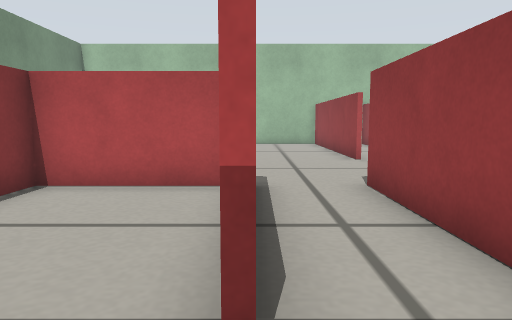
[1] (above)

20 first-person views from a walk through a robot-simulator world made for Gazebo. The camera is 0.23 m above the floor, tilts 6° down and sees 70° across. The floor is counted in squares, 0.2 m on a side. Each view is taken from the middle of a square. On the plan, view 1 faces up. The plan holds only what a view shows up to about 14 squares ahead; the rest is blank.

[2]
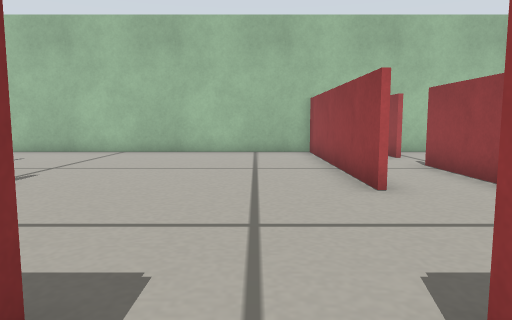

[3]
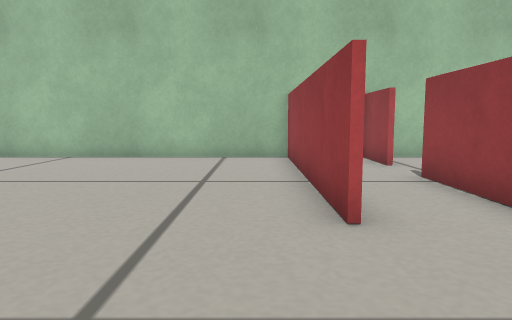

[4]
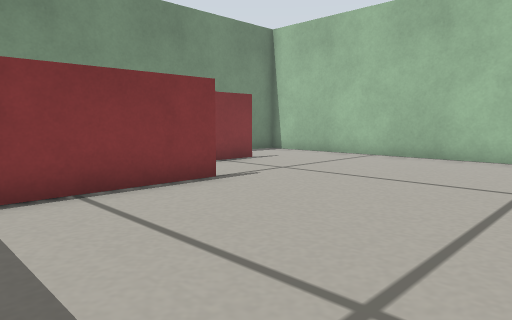

[5]
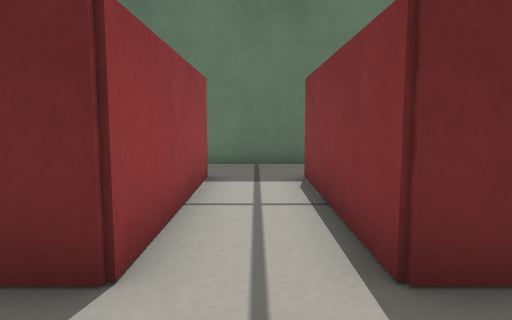

[6]
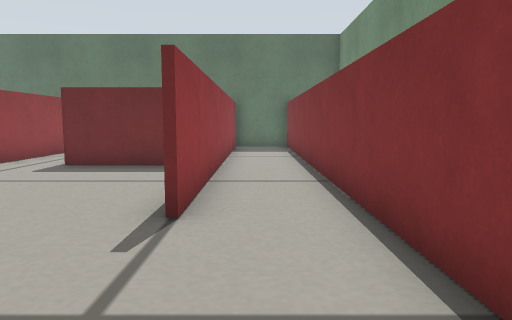

[7]
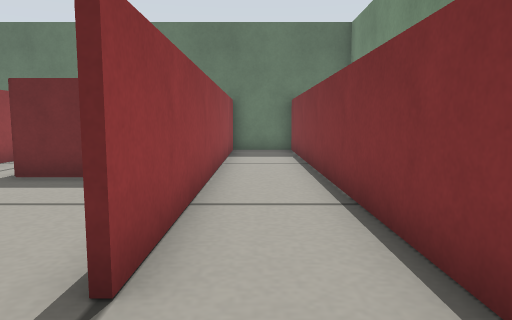

[8]
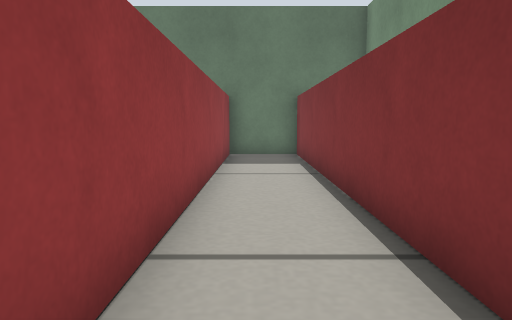

[9]
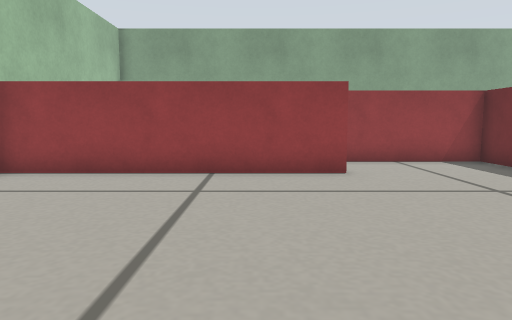

[10]
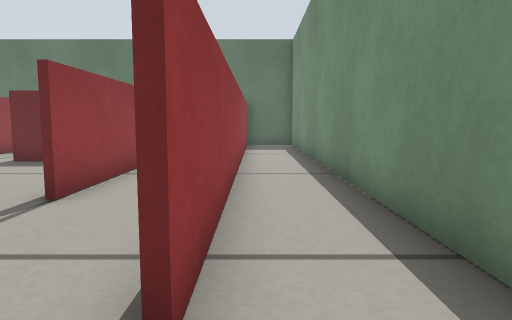

[11]
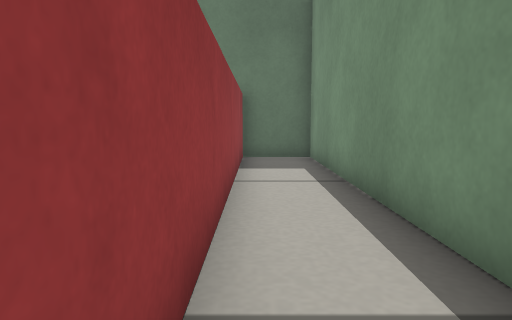

[12]
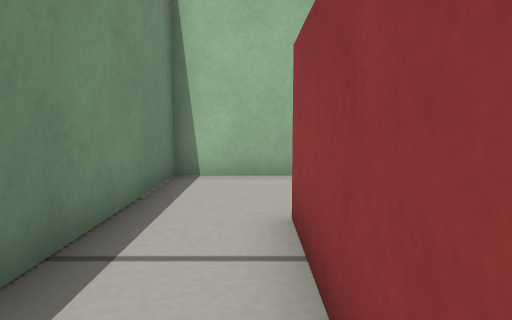

[13]
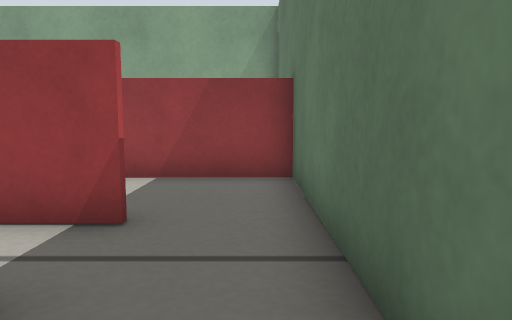

[14]
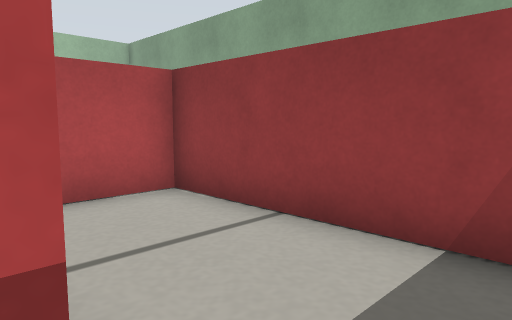

[15]
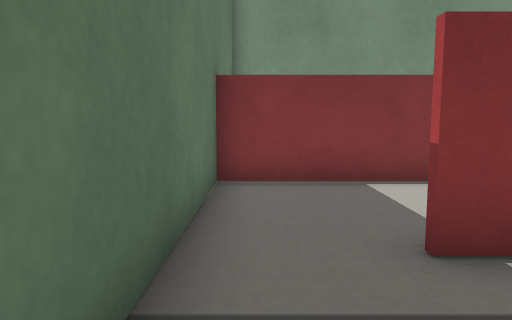

[16]
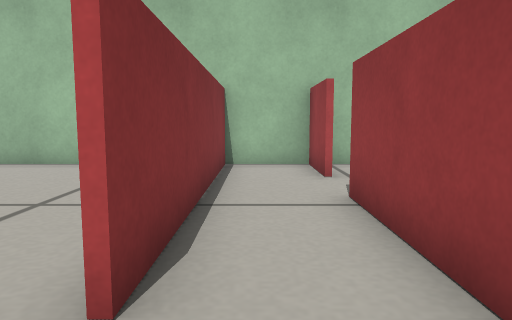

[17]
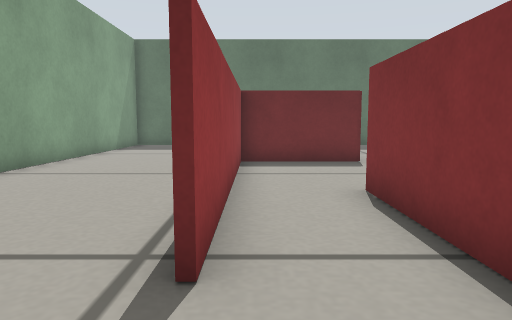

[18]
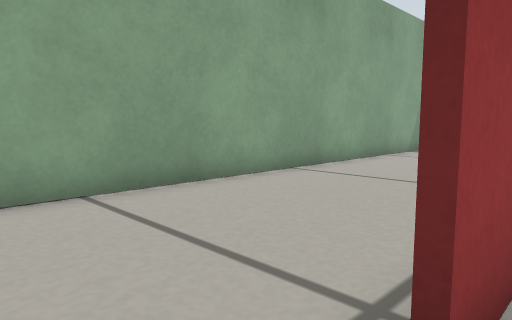

[19]
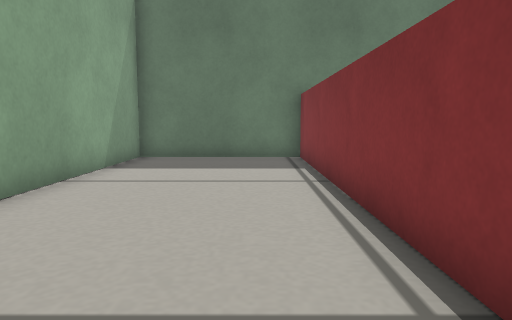

[20]
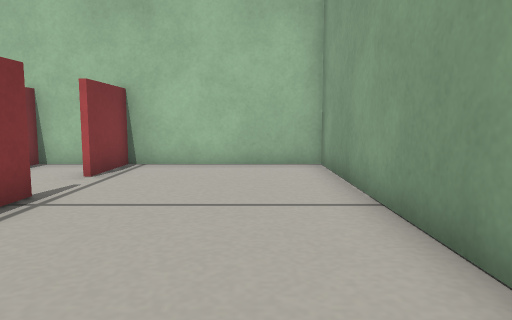

### Floor plan
Points are (right, up) in squares from view 1. A wall is a line through its corners. A room is listed if a view was taken in it or the views show most of it. See-through windows are left out.
Room 1 (views 1, 2, 3, 4, 5, 6, 7, 8, 9, 13, 14, 15, 16, 17, 18)
walls: (0, 6.6) (0, 1.5); (3, 11) (3, 18.8); (-3.9, 6.5) (-3.9, 5.5); (-3.9, 11.9) (-3.9, 8); (-3.9, 3.4) (-3.9, -0.8); (2, 1.4) (2, 6.5); (-6.4, 15.4) (-6.4, -0.8); (3.2, 18.8) (3.2, 11); (-4.1, -0.8) (-4.1, 11.9); (5.4, 18.8) (-6.6, 18.8); (5.4, -0.9) (5.4, 14.5); (-6.1, -0.7) (5.9, -0.7)
ways out: opening at (-6, 17) to room 2; opening at (6, 16.5) to room 3
objects: barrier (-3, 7) to (0, 7); barrier (3, 6) to (5, 7)
Room 2 (views 10, 11, 12)
walls: (-6.6, -0.4) (-6.6, 15.2); (-6.6, 18.8) (-8.8, 18.8) (-8.8, -0.7) (-6.1, -0.7)
ways out: opening at (-6, 17) to room 1
Room 3 (views 19, 20)
walls: (5.6, 9.1) (5.6, -0.8); (5.6, 14.5) (5.6, 13.8); (5.9, -0.7) (10.7, -0.7) (10.7, 18.8) (5.4, 18.8)
ways out: opening at (6, 16.5) to room 1
objects: door leaf (6, 17) to (6, 18)

Where each view was taken, in squares from view 1:
view 1: 0 up, 0 right, facing up
view 2: 5 up, 1 right, facing up
view 3: 7 up, 2 right, facing up
view 4: 7 up, 2 right, facing up-left
view 5: 9 up, 1 right, facing down
view 6: 16 up, 5 left, facing down
view 7: 14 up, 5 left, facing down
view 8: 12 up, 5 left, facing down
view 9: 13 up, 5 left, facing right
view 10: 17 up, 7 left, facing down
view 11: 11 up, 7 left, facing down
view 12: 11 up, 7 left, facing up
view 13: 0 up, 2 left, facing right
view 14: 1 up, 2 right, facing up-right
view 15: 0 up, 3 right, facing left
view 16: 9 up, 4 right, facing up
view 17: 17 up, 5 right, facing down
view 18: 16 up, 5 right, facing down-right
view 19: 11 up, 7 right, facing down
view 20: 9 up, 9 right, facing up
